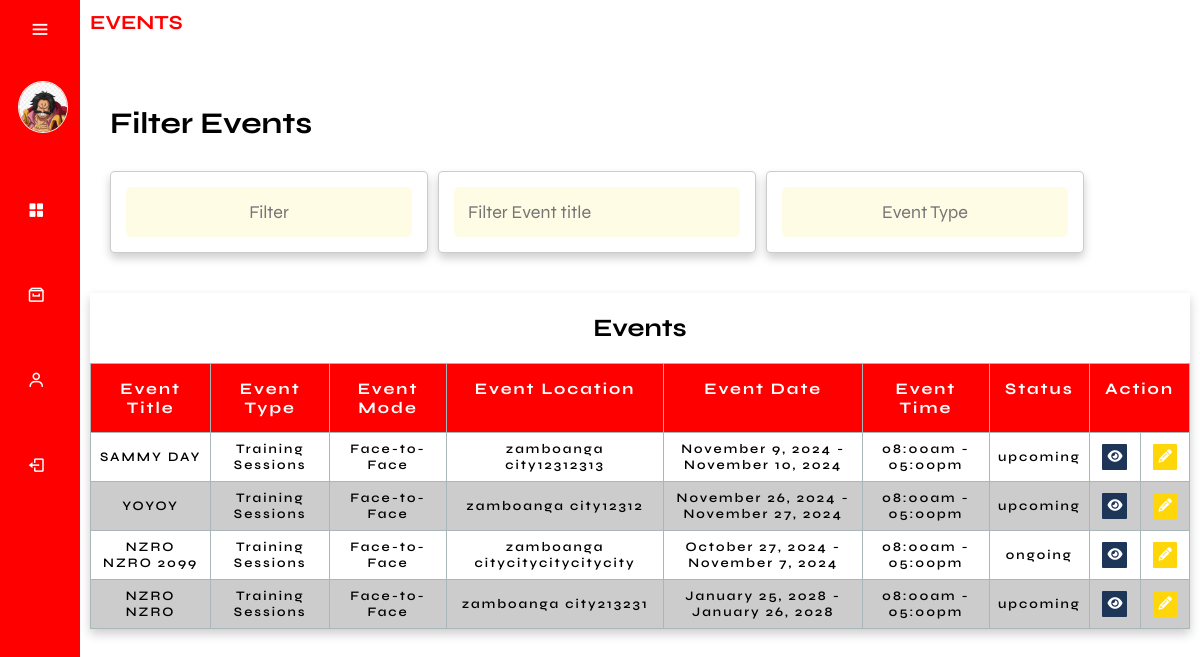
The page /admin/landingPage.php (signed in) on the database its author committed.
### tables this page shows
CREATE TABLE `events` (
  `event_id` int(11) NOT NULL,
  `event_title` varchar(255) NOT NULL,
  `event_description` text DEFAULT NULL,
  `event_type` varchar(50) NOT NULL,
  `event_mode` varchar(50) NOT NULL,
  `event_photo_path` varchar(255) DEFAULT NULL,
  `location` varchar(255) NOT NULL,
  `date_start` date NOT NULL,
  `date_end` date NOT NULL,
  `time_start` time NOT NULL,
  `time_end` time NOT NULL,
  `date_created` timestamp NOT NULL DEFAULT current_timestamp(),
  `event_link` text DEFAULT NULL,
  `cancelReason` text NOT NULL,
  `event_cancel` varchar(255) NOT NULL,
  `participant_limit` int(11) NOT NULL
);

### function/F.getEventTbl.php (the view, shortened to what this page needs)
<?php
require_once('../db.connection/connection.php');
$sql = "SELECT *, IF(event_cancel IS NULL OR event_cancel = '', '', event_cancel) AS event_status FROM Events WHERE NOW() < CONCAT(date_end, ' ', time_end) ORDER BY date_created DESC";
$result = mysqli_query($conn, $sql);
while ($row = mysqli_fetch_assoc($result)) {
    $eventTitle = $row['event_title'];
    $eventLocation = $row['location'];
    $eventDateStart = date('F j, Y', strtotime($row['date_start']));
    $eventDateEnd = date('F j, Y', strtotime($row['date_end']));
    $eventTimeStart = date('h:ia', strtotime($row['time_start']));
    $eventTimeEnd = date('h:ia', strtotime($row['time_end']));
    $eventMode = $row['event_mode'];
    $eventType = $row['event_type'];
    $eventId = $row['event_id'];
    $eventStatus = $row['event_status'];
    $eventTimeZone = new DateTimeZone('Asia/Manila');
    $currentDateTime = new DateTime('now', $eventTimeZone);
    $eventStartDateTime = new DateTime($row['date_start'] . ' ' . $row['time_start'], $eventTimeZone);
    $eventEndDateTime = new DateTime($row['date_end'] . ' ' . $row['time_end'], $eventTimeZone);
    if ($eventStatus === '') {
        if ($currentDateTime >= $eventStartDateTime && $currentDateTime <= $eventEndDateTime) {
            $eventStatus = 'ongoing';
        } elseif ($currentDateTime < $eventStartDateTime) {
            $eventStatus = 'upcoming';
        }
    }
    if ($eventStatus === 'upcoming' || $eventStatus === 'ongoing') {
        echo '<tr data-start-date="' . $row['date_start'] . '" data-end-date="' . $row['date_end'] . '">';
        ?>
        <td data-label="Event Title"><?php echo $eventTitle; ?></td>
        <td data-label="Event Type"><?php echo $eventType; ?></td>
        <td data-label="Event Mode"><?php echo $eventMode; ?></td>
        <td data-label="Event Location"><?php echo $eventLocation; ?></td>
        <td data-label="Event Date"><?php echo "$eventDateStart - $eventDateEnd"; ?></td>
        <td data-label="Event Time"><?php echo "$eventTimeStart - $eventTimeEnd"; ?></td>
        <td data-label="Status"><?php echo $eventStatus; ?></td>
        <td data-label="View Event" class="pad">
            <a href="view_event.php?event_id=<?php echo $row['event_id']; ?>">
                <button class="btn_view"><i class="fa-solid fa-eye"></i></button>
            </a>
        </td>
        <td data-label="Edit" class="pad">
            <a href="editEvent.php?event_id=<?php echo $eventId; ?>">
                <button class="btn_edit"><i class="fa fa-pencil"></i></button>
            </a>
        </td>
        <?php
        echo '</tr>';
    }
}
?>

### admin/landingPage.php (shortened to what this page needs)
<!DOCTYPE html>
<html lang="en">
<head>
    <link href='https://unpkg.com/boxicons@2.1.4/css/boxicons.min.css' rel='stylesheet'>
    <link rel="stylesheet" href="css/main.css">
</head>
<body>
    <?php
    require_once('../db.connection/connection.php');
    ?>
    <div class="sidebar">
        <div class="top">
            <i class="bx bx-menu" id="btnn"></i>
        </div>
        <?php
        if (isset($_SESSION['AdminID'])) {
            $adminID = $_SESSION['AdminID'];
            $query = "SELECT FirstName, MI, LastName, Position, Image FROM admin WHERE AdminID = ?";
            $stmt = $conn->prepare($query);
            $stmt->bind_param("i", $adminID);
            $stmt->execute();
            $stmt->bind_result($FirstName, $MI, $LastName, $Position, $Image);
            ?>
            <div class="user">
                <?php if (!empty($Image)): ?>
                    <img src="../assets/img/profilePhoto/<?php echo htmlspecialchars($Image); ?>" alt="user" class="user-img">
                <?php else: ?>
                    <img src="../assets/img/profile.jpg" alt="default user" class="user-img">
                <?php endif; ?>
                <div>
                </div>
            </div>
            <?php
        } else {
            echo "User not logged in.";
        }
        ?>
        <ul>
            <li class="nav-sidebar">
                <a href="adminDashboard.php">
                    <i class="bx bxs-grid-alt"></i>
                </a>
            </li>
            <li class="events-side2 nav-sidebar">
                <a href="#" class="a-events">
                    <i class='bx bx-archive'></i>
                </a>
            </li>
            <li class="events-side nav-sidebar">
                <a href="#" class="a-events">
                    <i class='bx bx-user'></i>
                </a>
            </li>
            <li class="nav-sidebar">
                <a href="#" onclick="confirmLogout(event)">
                    <i class="bx bx-log-out"></i>
                </a>
            </li>
        </ul>
    </div>
    <div class="main-content">
        <div class="containerr">
            <h3 class="dashboard">EVENTS</h3>
            <section class="event-filter">
                <h1 class="heading"></h1>
                <h1 class="heading">filter events</h1>
                <div class="flex2" style="gap: 10px; margin-bottom:10px">
                    <form action="" method="post" style="margin-bottom:1rem; height:10%">
                        <div class="dropdown-container">
                            <div class="dropdown">
                                <input type="text" readonly name="eventDisplay" placeholder="Filter" maxlength="20"
                                    class="output">
                            </div>
                        </div>
                    </form>
                    <form action="" method="post" style="margin-bottom:1rem; height:10%">
                        <div class="flex">
                            <div class="box">
                                <input type="text" id="eventTitleInput" placeholder="Filter Event title" class="input">
                            </div>
                        </div>
                    </form>
                    <form action="" method="post" style="margin-bottom:1rem; height:10%">
                        <div class="dropdown-container">
                            <div class="dropdown">
                                <input type="text" readonly name="eventType" placeholder="event type" maxlength="20"
                                    class="output">
                            </div>
                        </div>
                    </form>
                </div>
            </section>
        </div>
        <div class="containerr">
            <div class="event-table">
                <div class="tbl-container">
                    <h2>Events</h2>
                    <table class="tbl">
                        <thead>
                            <tr>
                                <th>Event Title</th>
                                <th>Event Type</th>
                                <th>Event Mode</th>
                                <th>Event Location</th>
                                <th>Event Date</th>
                                <th>Event Time</th>
                                <th>Status</th>
                                <th colspan="3">Action</th>
                            </tr>
                        </thead>
                        <tbody>
                            <?php include('../function/F.getEventTbl.php'); ?>
                        </tbody>
                    </table>
                </div>
            </div>
        </div>
    </div>
</body>
</html>

### admin/landingPage.php (style rules this page uses)
.event-filter form .flex .box .input { width: 100%; border-radius: .5rem; color: var(--first-color-alt); margin: 0; background-color: var(--light-bg); font-size: 1.8rem; }
.flex2 { display: flex; }

### rows shown on the page
events: event_title "SAMMY DAY", event_type "Training Sessions", event_mode "Face-to-Face", location "zamboanga city12312313", date_start "November 9, 2024", date_end "November 10, 2024", time_start "08:00am", time_end "05:00pm", eventStatus "upcoming"
events: event_title "YOYOY", event_type "Training Sessions", event_mode "Face-to-Face", location "zamboanga city12312", date_start "November 26, 2024", date_end "November 27, 2024", time_start "08:00am", time_end "05:00pm", eventStatus "upcoming"
events: event_title "NZRO NZRO 2099", event_type "Training Sessions", event_mode "Face-to-Face", location "zamboanga citycitycitycitycity", date_start "October 27, 2024", date_end "November 7, 2024", time_start "08:00am", time_end "05:00pm", eventStatus "ongoing"
events: event_title "NZRO NZRO", event_type "Training Sessions", event_mode "Face-to-Face", location "zamboanga city213231", date_start "January 25, 2028", date_end "January 26, 2028", time_start "08:00am", time_end "05:00pm", eventStatus "upcoming"
